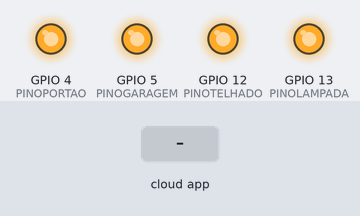
The sketch below on a simulated ESP8266 (NodeMCU). Shown: output pins drawn as LEDs (lit = HIGH). The inputs (shaded band) are chosen by the test bench. WiFi joins after 1.5 s; servers stay silent unless stated; the local clock reads 2024-03-15 10:24:30 at power-on unless the sketch sets it; no MQTT or app messages arrive unless stated; what the sketch prints to the serial monitor is not drawn.

Above: at 2.7 s.
2.8 s: the phone or cloud app sets lampada to ON
At 3.6 s:
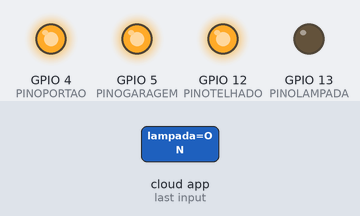
4.3 s: the phone or cloud app sets telhado to ON
At 4.8 s:
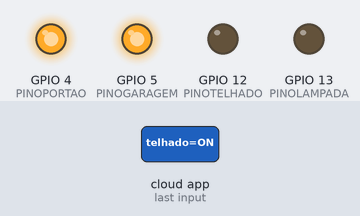
6.5 s: the phone or cloud app sets portao to ON
At 7.0 s:
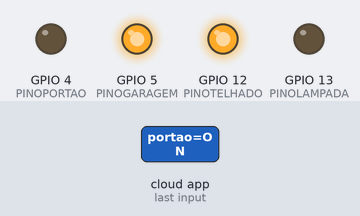
8.7 s: the phone or cloud app sets garagem to ON
At 9.2 s:
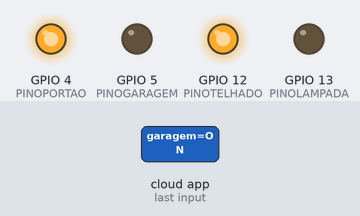
Timing chart, 0 to 11.7 s (numbered marks = the images above; inputs shaded):
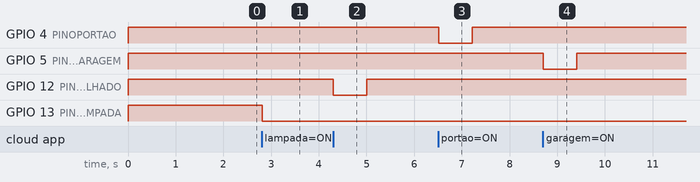

Measured:
- after the input at 2.8 s, GPIO 13 (PINOLAMPADA): HIGH → LOW at once
- after the input at 4.3 s, GPIO 12 (PINOTELHADO): HIGH → LOW at once, → HIGH 0.70 s later
- after the input at 6.5 s, GPIO 4 (PINOPORTAO): HIGH → LOW at once, → HIGH 0.70 s later
- after the input at 8.7 s, GPIO 5 (PINOGARAGEM): HIGH → LOW at once, → HIGH 0.70 s later

The sketch:

IOTHome.ino
```cpp
#include <Time.h>
#include <TimeLib.h>
#include <ESP8266WiFi.h>
#include "Adafruit_MQTT.h"
#include "Adafruit_MQTT_Client.h"
#include "DHT.h"
#include "config.h"
//#include <EmonLib.h>


/**************************************** Global State *********************************************/
WiFiClient client;

Adafruit_MQTT_Client mqtt(&client, AIO_SERVER, AIO_SERVERPORT, AIO_USERNAME, AIO_KEY);

/**************************************** Feeds Publish********************************************/
Adafruit_MQTT_Publish pubTemperatura = Adafruit_MQTT_Publish(&mqtt, AIO_USERNAME "/feeds/temperatura");
Adafruit_MQTT_Publish pubUmidade = Adafruit_MQTT_Publish(&mqtt, AIO_USERNAME "/feeds/umidade");
Adafruit_MQTT_Publish pubEnergia = Adafruit_MQTT_Publish(&mqtt, AIO_USERNAME "/feeds/energia");
Adafruit_MQTT_Publish pubChuva = Adafruit_MQTT_Publish(&mqtt, AIO_USERNAME "/feeds/chuva");
//Adafruit_MQTT_Publish pFimcurso = Adafruit_MQTT_Publish(&mqtt, AIO_USERNAME "/feeds/fimcurso");

/**************************************** Feeds Subscribe******************************************/
Adafruit_MQTT_Subscribe subLampada = Adafruit_MQTT_Subscribe(&mqtt, AIO_USERNAME "/feeds/lampada");
Adafruit_MQTT_Subscribe subTelhado = Adafruit_MQTT_Subscribe(&mqtt, AIO_USERNAME "/feeds/telhado");
Adafruit_MQTT_Subscribe subPortao = Adafruit_MQTT_Subscribe(&mqtt, AIO_USERNAME "/feeds/portao");
Adafruit_MQTT_Subscribe subGaragem = Adafruit_MQTT_Subscribe(&mqtt, AIO_USERNAME "/feeds/garagem");

/**************************************** Variaveis Globais****************************************/
static int umidade = 0;
static int temperatura = 0;
static int intervalo = INTERVALO;
static String sDataAtual;
int pinogaragem = PINOGARAGEM;
int pinoportao = PINOPORTAO;
int pinotelhado = PINOTELHADO;
int pinolampada = PINOLAMPADA;
int pinochuva = PINOCHUVA;
int ValorADC;
int tentativas = 5;
/**************************************** Sketch Code **********************************************/

void MQTT_connect();

void setup() {

  initSerial();

  initRele();

  initWifi();

  initMQTT();

  initSensores();

  initTime();

  MQTT_connect();

}


void loop() {

  /*DEPOIS DE FINALIZADO O PROJETO, EXCLUIR LINHAS DOS PRINTS*/

  String valorSensor;

  MQTT_connect();

  Adafruit_MQTT_Subscribe *subscription;
  //Envia mensagem a cada 10 segundos
  while ((subscription = mqtt.readSubscription(10000))) {
    if (subscription == &subLampada) {
      Serial.print(F("Vlr Lampada recebido: "));
      Serial.println((char *)subLampada.lastread);
      valorSensor = (char *)subLampada.lastread;
      Serial.println("|" + valorSensor + "|");
      valorSensor.trim();
      valorSensor.toUpperCase();

      if(valorSensor.equals("ON")){
        digitalWrite(pinolampada, LOW);
      }
      else{
        digitalWrite(pinolampada, HIGH);
      }

      Serial.println("|" + valorSensor + "|");
    }
    if (subscription == &subTelhado) {
      Serial.print(F("Vlr Telhado Recebido: "));
      Serial.println((char *)subTelhado.lastread);
      digitalWrite(pinotelhado, !digitalRead(pinotelhado));
      delay(700);
      digitalWrite(pinotelhado, !digitalRead(pinotelhado));
      Serial.print(F("Relê acionado "));
    }
    if (subscription == &subPortao) {
      Serial.print(F("Vlr Portao Recebido: "));
      Serial.println((char *)subPortao.lastread);
      digitalWrite(pinoportao, !digitalRead(pinoportao));
      delay(700);
      digitalWrite(pinoportao, !digitalRead(pinoportao));
      Serial.print(F("Relê acionado "));
    }
    if (subscription == &subGaragem) {
      Serial.print(F("Vlr Garagem Recebido: "));
      Serial.println((char *)subGaragem.lastread);
      digitalWrite(pinogaragem, !digitalRead(pinogaragem));
      delay(700);
      digitalWrite(pinogaragem, !digitalRead(pinogaragem));
      Serial.print(F("Relê acionado "));
    }
  }

  alertaTemperatura();


/*
  Adafruit_MQTT_Subscribe *subscription;
  while ((subscription = mqtt.readSubscription(5000))) {
    Serial.println( (char *)lampada.lastread);
    if (subscription == &lampada) {
      initTime();
      Serial.println( sDataAtual + ": Valor Recebido: ");
      Serial.println((char *)lampada.lastread);
    }
  }*/

  //Temperatura
  initTime();
  Serial.println(sDataAtual + ": Enviando temperatura: ");
  Serial.print(temperatura);
  Serial.print("...");
  if (! pubTemperatura.publish(temperatura)) {
    Serial.println(F("Falhou"));
    tentativas--;
  } else {
    Serial.println(F("OK!"));
  }

  //Umidade
  initTime();
  Serial.println(sDataAtual + ": Enviando umidade: ");
  Serial.print(umidade);
  Serial.print("...");
  if (! pubUmidade.publish(umidade)) {
    Serial.println(F("Falhou"));
  } else {
    Serial.println(F("OK!"));
  }

  //Chuva
  String chuva = String();
  ValorADC = analogRead(pinochuva);   //978 -> 3,3V
  if (ValorADC <= 750)
    chuva = String("Chuvendo: ") + ValorADC;
  if (ValorADC <= 950 && ValorADC > 750)
     chuva = String("Chuva moderada: ") + ValorADC;
  if (ValorADC > 950)
    chuva = String("Sem chuva: ") + ValorADC;

  initTime();
  Serial.println(sDataAtual + ": Enviando status de chuva: ");
  Serial.print(chuva);
  Serial.print("...");
  if (! pubChuva.publish(ValorADC)) {
    Serial.println(F("Falhou"));
  } else {
    Serial.println(F("OK!"));
  }


  if (tentativas == 0) {
    reset_config();
  }

/*
  //Energia
  initTime();
  Serial.println(sDataAtual + ": Enviando valor da energia: "));
  Serial.print(energia);
  Serial.print("...");
  if (! pubenergia.publish(energia)) {
    Serial.println(F("Falhou"));
  } else {
    Serial.println(F("OK!"));
  }*/


  /*
  time(&this_second); // until time is set, it remains 0
    if (this_second != last_second)
    {
        last_second = this_second;
        if ((this_second % 60) == 0)
        {
            Serial.print(ctime(&this_second));
        }
    }
  */
}
```

conexao.ino
```cpp
void initSerial(){
  Serial.begin(115200);

  delay(10);

  Serial.println("IOT Home");
}

void initRele(){
  pinMode(pinogaragem, OUTPUT); // Declara o relé como uma saída
  pinMode(pinoportao, OUTPUT); // Declara o relé como uma saída
  pinMode(pinotelhado, OUTPUT); // Declara o relé como uma saída
  pinMode(pinolampada, OUTPUT); // Declara o relé como uma saída

  digitalWrite(pinogaragem, HIGH);
  digitalWrite(pinoportao, HIGH);
  digitalWrite(pinotelhado, HIGH);
  digitalWrite(pinolampada, HIGH);

}

void initWifi(){
  // Connect to WiFi access point.
  Serial.println(); Serial.println();
  Serial.print("Conectando em ");
  Serial.println(WLAN_SSID);

  WiFi.begin(WLAN_SSID, WLAN_PASS);
  while (WiFi.status() != WL_CONNECTED) {
    delay(500);
    Serial.print(".");
  }
  Serial.println();

  Serial.println("WiFi conectado");
  Serial.println("Endereço IP: "); Serial.println(WiFi.localIP());
}

void reset_config(void) {
  Serial.println("O ESP ira resetar agora");
  delay(1500);
  //Utilizar ESP.restart()
  //ESP.reset();
  ESP.restart();
}

void MQTT_connect() {
  int8_t ret;

  // Stop if already connected.
  if (mqtt.connected()) {
    return;
  }

  Serial.print("Conectando ao MQTT... ");

  uint8_t tentativas = 60;//5 minutos de tentativa
  while ((ret = mqtt.connect()) != 0) { // connect will return 0 for connected
       Serial.println(mqtt.connectErrorString(ret));
       Serial.println("Tentando novamente conectar ao MQTT em 5 segundos...");
       mqtt.disconnect();
       delay(5000);  // wait 5 seconds
       tentativas--;
       if (tentativas == 0) {
         reset_config();
       }
  }
  Serial.println("MQTT Conectado!");
}

void initMQTT(){
  mqtt.subscribe(&subLampada);
  mqtt.subscribe(&subTelhado);
  mqtt.subscribe(&subPortao);
  mqtt.subscribe(&subGaragem);

  Serial.println("Subscribes executados!");
}

void initTime()
{
    configTime(-10800, 0, "pool.ntp.org", "time.nist.gov");
    time_t dataAtual;

    while (true)
    {
        dataAtual = time(NULL);

        if (dataAtual == 0)
        {
            Serial.println("Falha ao recuperar data atual! Aguardando 2 segundos para tentar novamente.");
            delay(2000);
        }
        else
        {
            sDataAtual = formatarData(dataAtual);
            break;
        }
    }
}
```

funcoes.ino
```cpp
String formatarData(int t){
  String sData = String(day(t)) + "/" + String(month(t)) + "/" + String(year(t)) + " " + String(hour(t)) + ":" + String(minute(t)) + ":" + String(second(t));

  return sData;

}
```

sensores.ino
```cpp
#include <ArduinoJson.h>

void initSensores(){
   /*******************DHT***************************/
   Serial.println("Iniciando sensor temp/umid");
   dht.begin(); //Inicializa o DHT
   Serial.println("Sensor temp/umid iniciado");

/*******************xxx***************************/

}


float lerTemperatura()
{
    return dht.readTemperature();
}

float lerUmidade()
{
    return dht.readHumidity();
}

boolean alertaTemperatura(){

  /*
   * Ler a temperatura ou humidade leva cerca de 250 milisegundos!
   * Lê a temperatura em Celsius (padrão)
  */

  StaticJsonBuffer<MESSAGE_MAX_LEN> jsonBuffer;
  JsonObject &root = jsonBuffer.createObject();

  bool alertaTemperatura = false;

  umidade = (int)lerUmidade();
  temperatura = (int) lerTemperatura();

  // Checando se qualquer leitura falhou.
  if (isnan(temperatura)) {
    Serial.println("Falha ao ler sensor de temperatura");
    root["temperatura"] = NULL;
  }
  else {
    root["temperatura"] = temperatura;
    if (temperatura > ALERTA_TEMPERATURA){
      alertaTemperatura = true;
    }
  }

  if (isnan(umidade)) {
    Serial.println("Falha ao ler sensor de umidade");
    root["umidade"] = NULL;
  }
  else {
    root["umidade"] = umidade;
  }

  return alertaTemperatura;

}
```

config.h
```cpp
/*************************Constantes *********************************/
#define ALERTA_TEMPERATURA 34
#define MESSAGE_MAX_LEN 256
#define INTERVALO 2000
#define PINOGARAGEM 5     //Pino para comunicação com rele da portao garagem
#define PINOPORTAO 4     //Pino para comunicação com rele da portao social
#define PINOTELHADO 12     //Pino para comunicação com rele da telhado retratil
#define PINOLAMPADA 13     //Pino para comunicação com rele da lmapada garagem
#define PINOCHUVA 0     //Pino para comunicação com rele da sensor de chuva

/************************* WiFi Access Point *********************************/
#define WLAN_SSID       "RRB"
#define WLAN_PASS       "7e2d7rod911tram515"

/********************Sensor de Temperatura e Umidade**************************/
#define PINODHT 2     //Pino para comunicação com DHT
#define TIPODHT DHT22 //DHT22(AM2302/ AM2321)

DHT dht(PINODHT, TIPODHT);    //Configuraçãoes do DHT

/************************* Adafruit.io Setup *********************************/

#define AIO_SERVER      "io.adafruit.com"
#define AIO_SERVERPORT  1883                   // use 8883 for SSL
#define AIO_USERNAME  "ronabastos"
#define AIO_KEY       "42f7a4f0d6ca467299ec32d5ebe57e9c"
```
